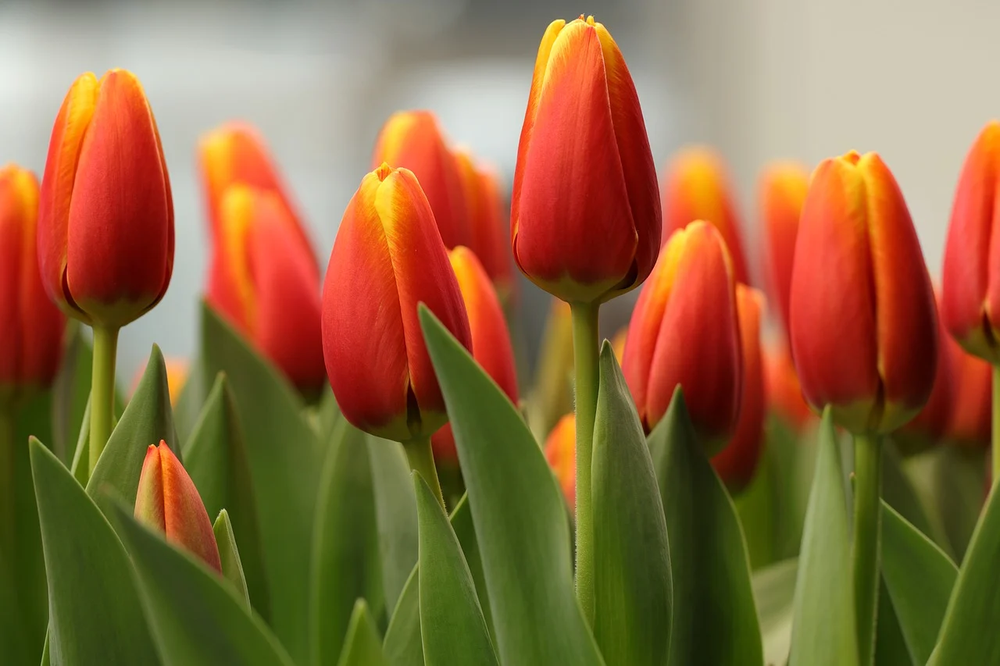
//> input picture resources/image_0.png, 1000 x 666 px, shrunk from 1280 x 853 before the run
$ ./opencv_1_binary   (built with g++ and OpenCV 4)
//> lines starting //> are read from the running program, lines starting //| are printed output that depends on the picture; after the words box and inside, x2 and y2 are one past the last pixel; in counts of white or black regions, pixels touching at a corner belong together
#include <opencv2/opencv.hpp>
#include <iostream>

using namespace cv;

int main() {
    Mat img = imread("resources/image_0.png");
//> img is the input picture: 666 rows x 1000 cols, CV_8UC3; mean B, G, R 63.9, 103.9, 141.9
    if (img.empty()) {
        std::cerr << "Cannot read image! 请检查图片路径\n";
        return 1;
    }

    namedWindow("Original", WINDOW_NORMAL);
    imshow("Original", img);
    // 按键盘任意键继续
    waitKey(0);

    Mat gray;
    cvtColor(img, gray, COLOR_BGR2GRAY);
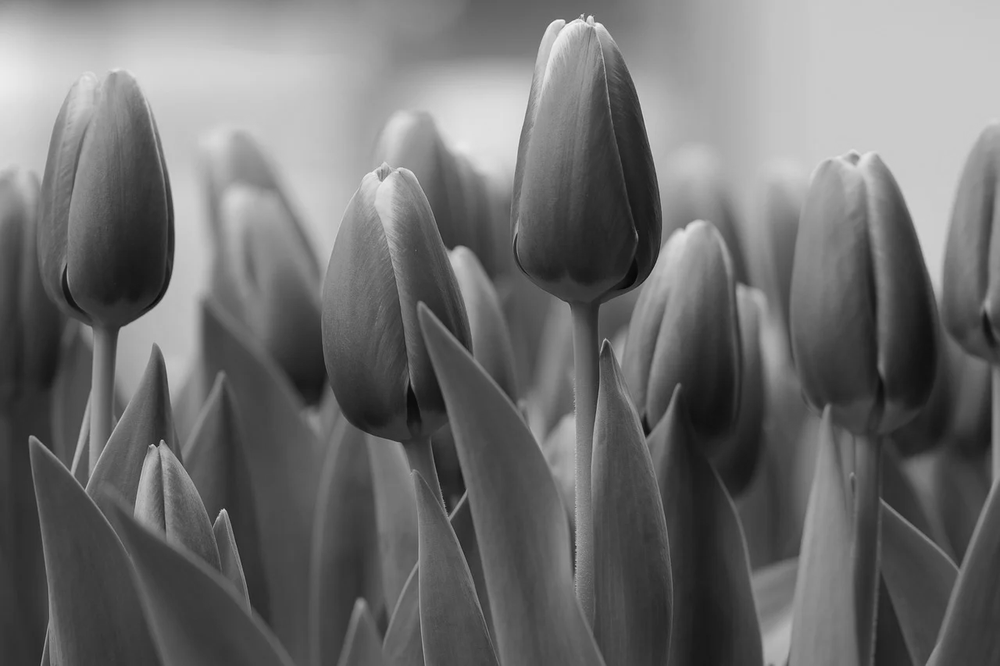
//> gray: 666 rows x 1000 cols, CV_8UC1; min 6, max 244, mean 110.7

    if (!gray.empty()) { // 增加判空，防止崩溃
        namedWindow("Gray", WINDOW_NORMAL);
        imshow("Gray", gray);
    }

    waitKey(0);


    Mat binary , adaptive;
    threshold(gray, binary, 128, 255, THRESH_BINARY);
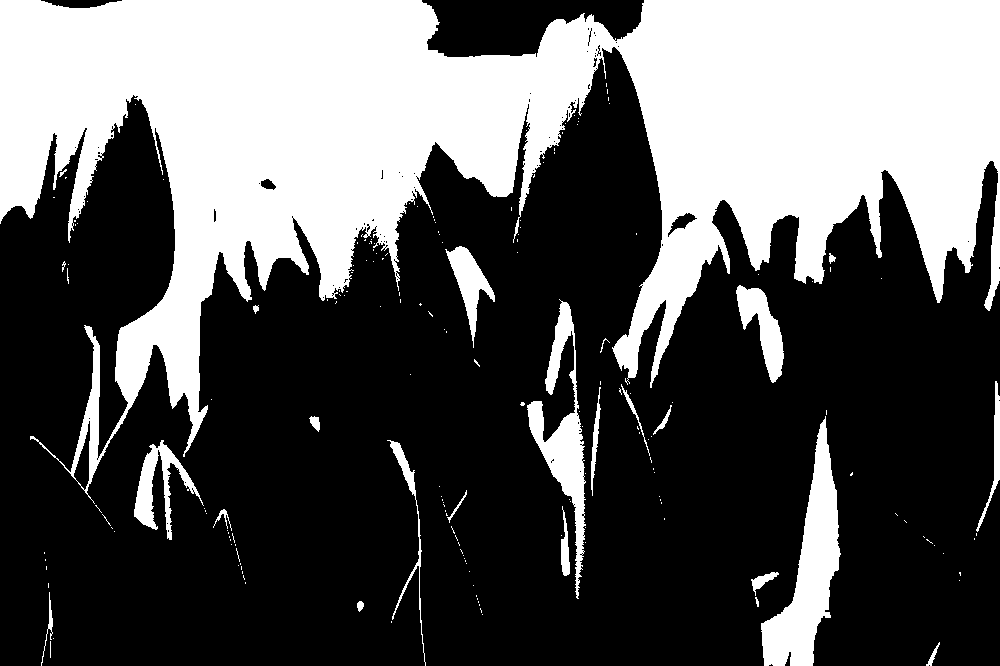
//> binary: 666 rows x 1000 cols, CV_8UC1; 35.4% white; 187 white regions (162 under 20 px), largest, box (x1, y1, x2, y2) and area: (0, 0, 1000, 504) 213083, (761, 416, 841, 666) 8064, (527, 299, 586, 599) 5019
    GaussianBlur(gray, gray, Size(7, 7), 2.0);
    //先高斯去噪，防止噪声影响自适应阈值分割
    adaptiveThreshold(gray, adaptive, 255,ADAPTIVE_THRESH_GAUSSIAN_C,THRESH_BINARY,11,2);
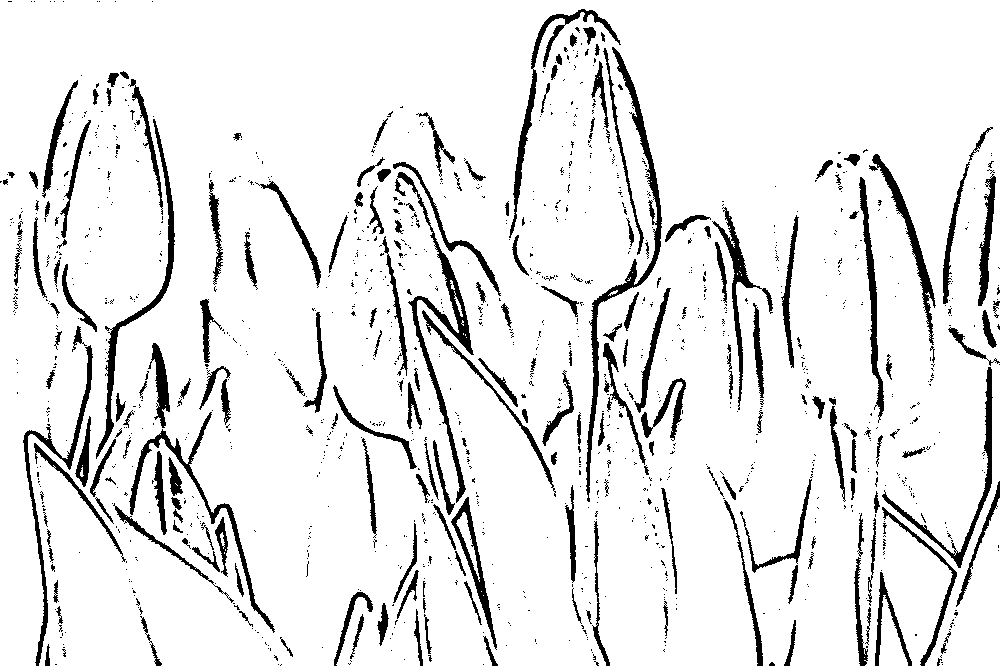
//> adaptive: 666 rows x 1000 cols, CV_8UC1; 90.8% white; 1258 black regions (1046 under 20 px), largest, box (x1, y1, x2, y2) and area: (586, 47, 662, 502) 2994, (395, 172, 474, 503) 2692, (96, 119, 175, 459) 1981

    Mat kernel = getStructuringElement(MORPH_ELLIPSE, Size(2, 2));
    morphologyEx(adaptive, adaptive, MORPH_CLOSE, kernel);
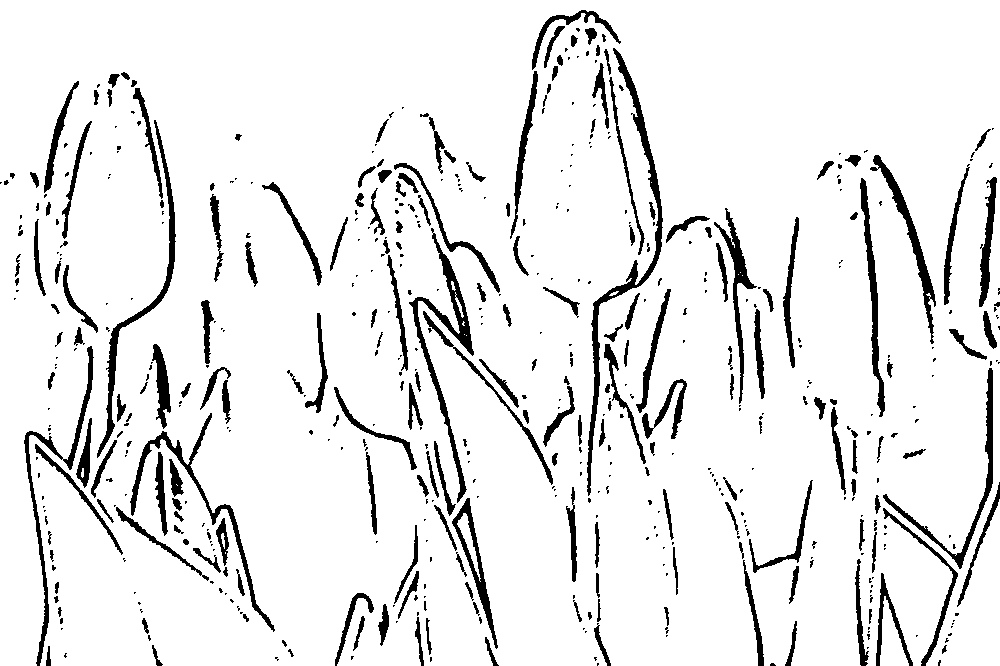
//> adaptive: 666 rows x 1000 cols, CV_8UC1; 91.3% white; 548 black regions (332 under 20 px), largest, box (x1, y1, x2, y2) and area: (587, 48, 663, 496) 2925, (409, 228, 474, 503) 2394, (97, 120, 176, 458) 1957
    // 填补内部黑点

    namedWindow("Binary",WINDOW_NORMAL);
    imshow("Binary",binary);
    namedWindow("Adaptive",WINDOW_NORMAL);
    imshow("Adaptive",adaptive);
    waitKey(0);

    destroyAllWindows(); // 主动释放所有窗口资源，比直接点叉优雅
    return 0;
}
